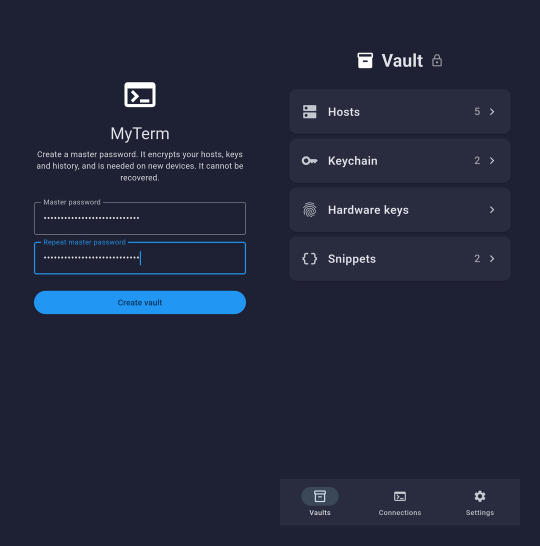
#> input picture docs/images/phone-first-run.png, 1080 x 1091 px, found by its file name (shown at 1/2 size); its folder holds only this picture in this run
$ python compose.py phone-first-run.png out.png
#> lines starting #> are read from the running program, lines starting #| are printed output that depends on the picture
"""Builds docs/images from the CI screenshots (branch guide-screenshots).

    git fetch origin guide-screenshots && mkdir -p /tmp/shots && git archive origin/guide-screenshots | tar -x -C /tmp/shots
    python3 docs/images/compose.py /tmp/shots docs/images

Phone screens go side by side in pairs, scaled down; Windows screens are
scaled to 1280 wide. Output: out/*.png
"""
import sys
from pathlib import Path

from PIL import Image

src = Path(sys.argv[1])
out = Path(sys.argv[2])
out.mkdir(parents=True, exist_ok=True)

BG = (30, 33, 51)  # the app's navy, so the gaps blend in
PHONE_W = 480       # each phone screen in a pair
GAP = 40


def phone(name: str) -> Image.Image:
#> called with name = 'first-run'
    im = Image.open(src / f"phone-{name}.png").convert("RGB")
#> im is the input picture: PIL image 1080x1091 RGB; mean R, G, B 34.2, 39.3, 58.7
    h = round(im.height * PHONE_W / im.width)
#> h = 485
    return im.resize((PHONE_W, h), Image.LANCZOS)
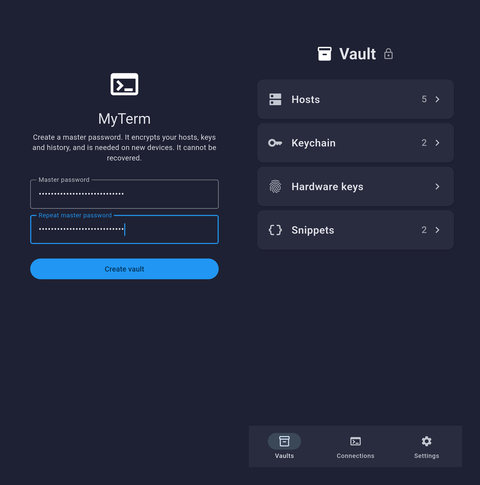
#> returned value: PIL image 480x485 RGB; mean R, G, B 34.2, 39.3, 58.7


def pair(left: str, right: str, name: str) -> None:
    a, b = phone(left), phone(right)
    h = max(a.height, b.height)
    canvas = Image.new("RGB", (PHONE_W * 2 + GAP * 3, h + GAP * 2), BG)
    canvas.paste(a, (GAP, GAP))
    canvas.paste(b, (GAP * 2 + PHONE_W, GAP))
    canvas.save(out / f"{name}.png", optimize=True)
    print(name, canvas.size)


def windows(name: str) -> None:
    im = Image.open(src / f"windows-{name}.png").convert("RGB")
    im.save(out / f"windows-{name}.png", optimize=True)
    print(f"windows-{name}", im.size)


#> (the run stopped early here; a loop or call above may not have finished)
